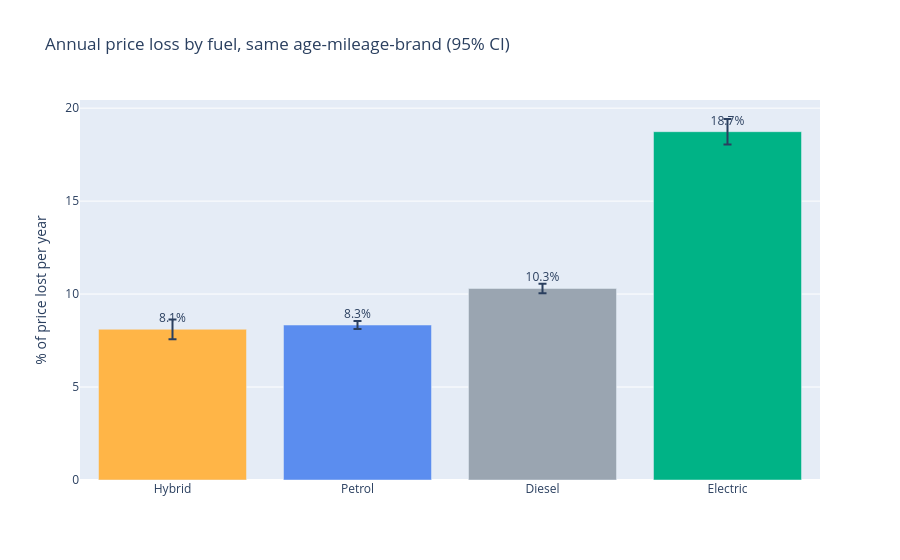

The code cell stored with this chart in its notebook:
### Markdown cell above
**Reading the table:** `loss_pct` is the price lost **each year of age, at the same mileage and brand**, with its 95% confidence interval.
(R-squared 0.66: age, mileage, fuel and brand explain two thirds of the variation of the log price. Power, equipment and condition explain part of the rest.)

### Code cell
plot = age_loss.reset_index().sort_values("loss_pct")
fig = go.Figure(go.Bar(
    x=plot["fuel_group"], y=plot["loss_pct"],
    error_y=dict(type="data", symmetric=False,
                 array=plot["loss_pct_high"] - plot["loss_pct"], arrayminus=plot["loss_pct"] - plot["loss_pct_low"]),
    marker_color=[FUEL_COLORS[f] for f in plot["fuel_group"]],
    text=plot["loss_pct"].round(1).astype(str) + "%", textposition="outside"))
fig.update_layout(title="Annual price loss by fuel, same age-mileage-brand (95% CI)", yaxis_title="% of price lost per year")
fig.show()

### Figure 1 — Plotly figure (JSON) as saved in the notebook; plotly's stock layout.template omitted (floating-point values rounded to 4 significant figures)
{"data": [{"error_y": {"array": [0.5287, 0.2105, 0.2581, 0.6833], "arrayminus": [0.5318, 0.211, 0.2588, 0.6891], "symmetric": false, "type": "data"}, "marker": {"color": ["#FFB547", "#5B8DEF", "#9AA5B1", "#00B386"]}, "text": ["8.1%", "8.3%", "10.3%", "18.7%"], "textposition": "outside", "type": "bar", "x": ["Hybrid", "Petrol", "Diesel", "Electric"], "y": [8.108, 8.336, 10.3, 18.73]}], "layout": {"title": {"text": "Annual price loss by fuel, same age-mileage-brand (95% CI)"}, "yaxis": {"title": {"text": "% of price lost per year"}}}}
